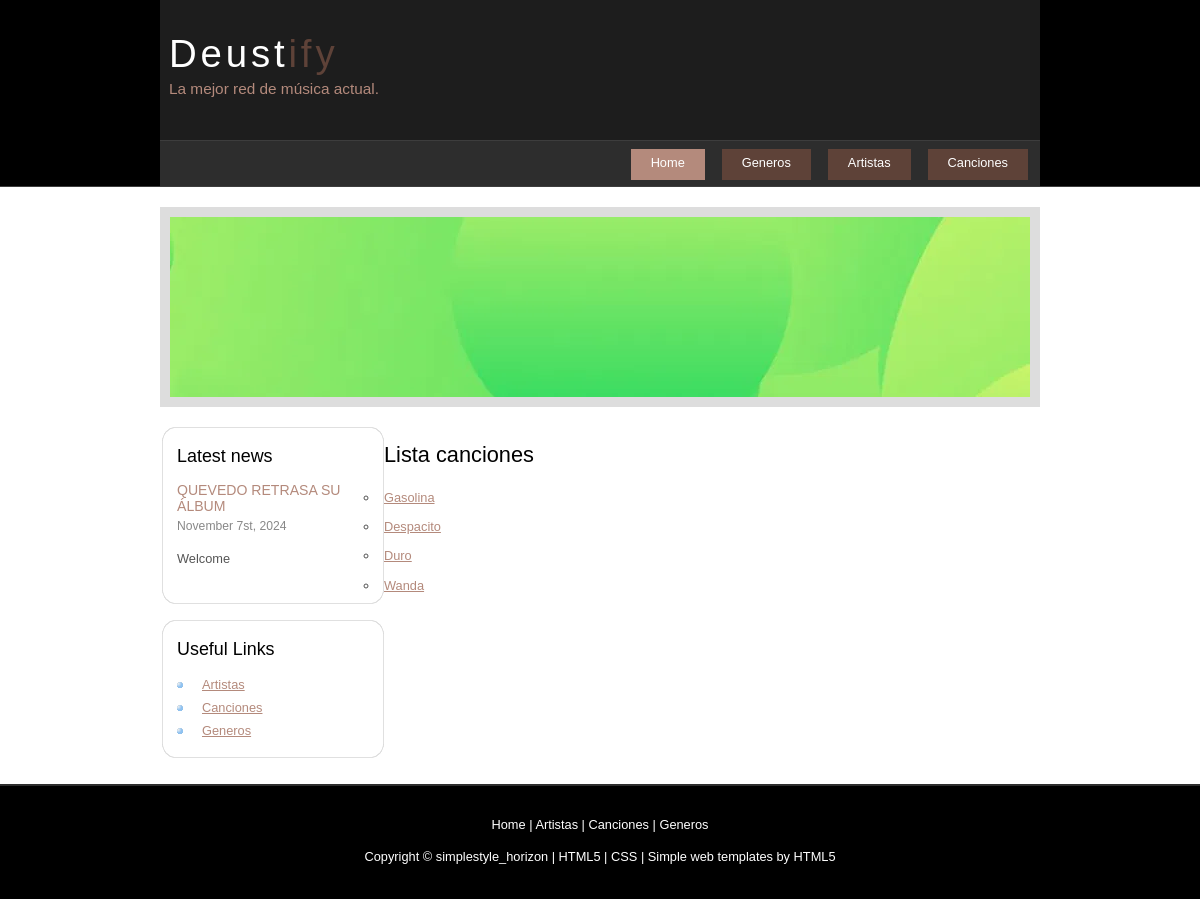
/es/spotyWebApp/canciones, run on an earlier commit of the app's database.
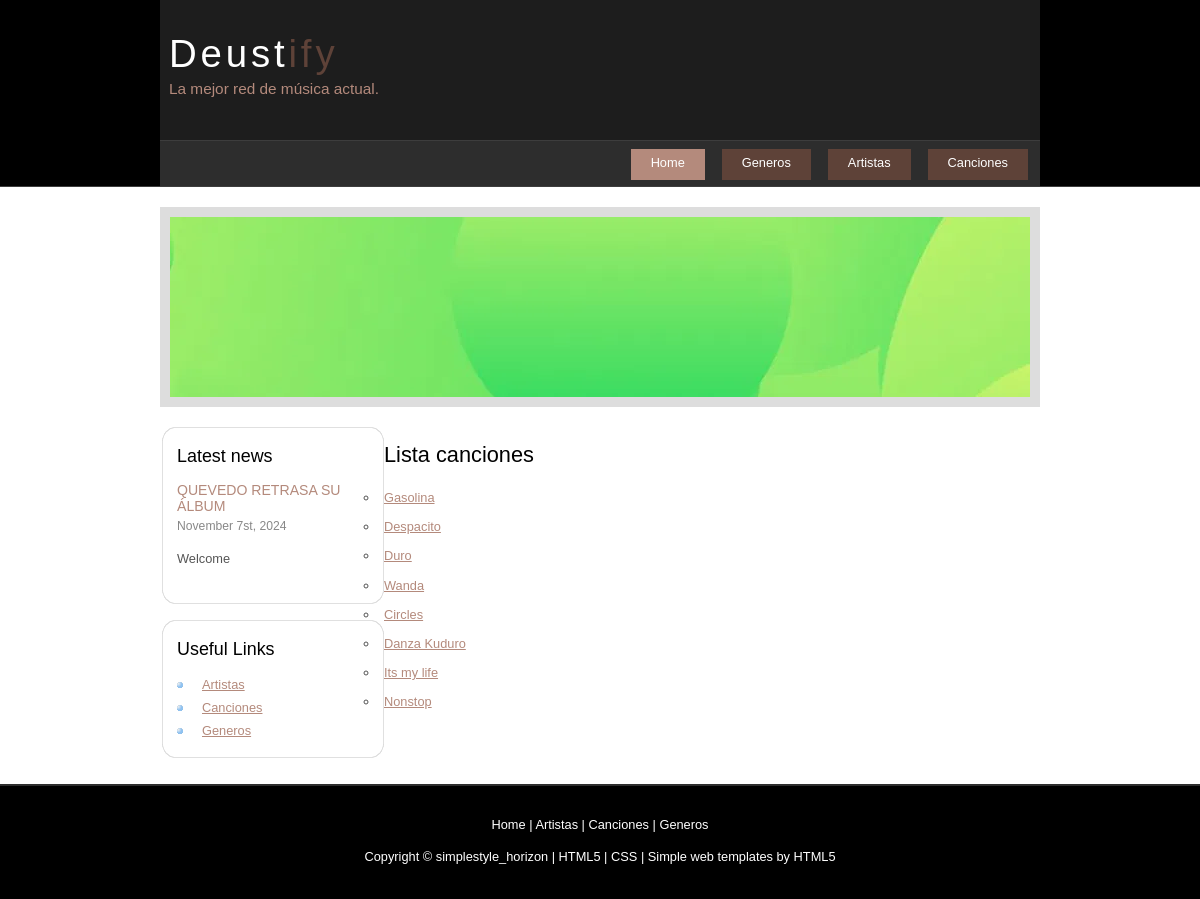
And on a later commit of the database.
### spotyWebApp/models.py (models this page shows, shortened)
class Cancion(models.Model):
    nombre = models.CharField(max_length=25)
    fechaLanzamiento = models.DateField()
    artista = models.ForeignKey(Artista, related_name="canciones", on_delete=models.CASCADE)
    imagen_url = models.URLField(blank=True, null=True) #<img src = "{{cancion.img_url}}" alt = "Imagen">

### spotyWebApp/views.py (the view)
# urls.py: path('canciones',ListaCancionesView.as_view(), name= 'listaCanciones'),
class ListaCancionesView(ListView):
    model = Cancion
    template_name = 'listaCancion.html'
    context_object_name = 'canciones'

### spotyWebApp/templates/listaCancion.html
{%extends 'base.html'%}
{%block contenido%}
        <h1>Lista canciones</h1>
        <ul>
        {% for cancion in canciones %}
            <li>
                <a href="{% url 'detalleCancion' cancion.id %}">
                    {{ cancion.nombre }}
                </a>
            </li>
        {% empty %}
            <li>No hay canciones.</li>
        {% endfor %}
        </ul>
{%endblock%}

### spotyWebApp/templates/base.html (shortened to what this page needs)
{%load static%}
{% load i18n %}
<!DOCTYPE HTML>
<html>
<head>
  <link rel="stylesheet" type="text/css" href="{%static 'style/style.css'%}" />
</head>
<body>
  <div id="main">
    <div id="header">
      <div id="logo">
        <div id="logo_text">
          <h1><a href="{% url 'index'%}">Deust<span class="logo_colour">ify</span></a></h1>
          <h2>La mejor red de música actual.</h2>
        </div>
      </div>
      <div id="menubar">
        <ul id="menu">
          <li class="selected"><a href="{% url 'index'%}">Home</a></li>
          <li><a href="{% url 'listaGeneros'%}">Generos</a></li>
          <li><a href="{% url 'listaArtistas'%}">Artistas</a></li>
          <li><a href="{% url 'listaCanciones'%}">Canciones</a></li>
        </ul>
      </div>
    </div>
    <div id="site_content">
    <div id="banner"></div>
	  <div id="sidebar_container">
        <div class="sidebar">
          <div class="sidebar_top"></div>
          <div class="sidebar_item">
            <h3>{% trans "Ultimas noticias" %}</h3>
            <h4>Quevedo retrasa su álbum</h4>
            <h5>November 7st, 2024</h5>
            <p>{% trans "Bienvenido" %}<br /></p>
          </div>
          <div class="sidebar_base"></div>
        </div>
        <div class="sidebar">
          <div class="sidebar_top"></div>
          <div class="sidebar_item">
            <h3>Useful Links</h3>
            <ul>
              <li><a href="{% url 'listaArtistas'%}">Artistas</a></li>
              <li><a href="{% url 'listaCanciones'%}">Canciones</a></li>
              <li><a href="{% url 'listaGeneros'%}">Generos</a></li>
            </ul>
          </div>
          <div class="sidebar_base"></div>
        </div>
      </div>
      {%block contenido%}
      {%endblock%}
    </div>
    <div id="footer">
      <p><a href="{% url 'index'%}">Home</a> | <a href="{% url 'listaArtistas'%}">Artistas</a> | <a href="{% url 'listaCanciones'%}">Canciones</a> | <a href="{% url 'listaGeneros'%}">Generos</a></p>
      <p>Copyright &copy; simplestyle_horizon | <a href="http://validator.w3.org/check?uri=referer">HTML5</a> | <a href="http://jigsaw.w3.org/css-validator/check/referer">CSS</a> | <a href="http://www.html5webtemplates.co.uk">Simple web templates by HTML5</a></p>
    </div>
  </div>
</body>
</html>

### spotyWebApp/static/style/style.css (style rules this page uses)
html { height: 100%; }
* { margin: 0; padding: 0; }
body { font: normal .80em 'trebuchet ms', arial, sans-serif; background: #FFF; color: #555; }
p { padding: 0 0 20px 0; line-height: 1.7em; }
h1, h2, h3, h4, h5, h6 { color: #362C20; letter-spacing: 0em; padding: 0 0 5px 0; }
h1, h2, h3 { font: normal 170% 'century gothic', arial; margin: 0 0 15px 0; padding: 15px 0 5px 0; color: #000; }
h2 { font-size: 160%; padding: 9px 0 5px 0; color: #B48A7C; }
h3 { font-size: 140%; padding: 5px 0 0 0; }
h4, h6 { color: #B48A7C; padding: 0 0 5px 0; font: normal 110% arial; text-transform: uppercase; }
h5, h6 { color: #888; font: normal 95% arial; letter-spacing: normal; padding: 0 0 15px 0; }
a, a:hover { outline: none; text-decoration: underline; color: #B48A7C; }
ul { margin: 2px 0 22px 17px; }
ul li { list-style-type: circle; margin: 0 0 6px 0; padding: 0 0 4px 5px; line-height: 1.5em; }
#main, #logo, #menubar, #site_content, #footer { margin-left: auto; margin-right: auto; }
#header { background: #000; border-bottom: 1px solid #3d3d3d; height: 186px; }
#banner { background: transparent url(spotify.jpg) no-repeat; width: 860px; height: 180px; margin-bottom: 20px; border: 10px solid #DDD; }
#logo { width: 880px; position: relative; height: 140px; background: #1d1d1d; }
#logo #logo_text { position: absolute; top: 10px; left: 0; }
#logo h1, #logo h2 { font: normal 300% 'century gothic', arial, sans-serif; border-bottom: 0; text-transform: none; margin: 0 0 0 9px; }
#logo_text h1, #logo_text h1 a, #logo_text h1 a:hover { padding: 22px 0 0 0; color: #FFF; letter-spacing: 0.1em; text-decoration: none; }
#logo_text h1 a .logo_colour { color: #5E4238; }
#logo_text h2 { font-size: 120%; padding: 4px 0 0 0; color: #B48A7C; }
#menubar { width: 872px; height: 45px; padding-right: 8px; background: #2D2D2D; border-top: 1px solid #3D3D3D; }
ul#menu { float: right; margin: 0; }
ul#menu li { float: left; padding: 0 0 0 9px; list-style: none; margin: 8px 4px 0 4px; }
ul#menu li a { font: normal 100% 'trebuchet ms', sans-serif; display: block; float: left; height: 20px; padding: 6px 20px 5px 20px; text-align: center; color: #FFF; text-decoration: none; background: #5E4238; }
ul#menu li.selected a { height: 20px; padding: 6px 20px 5px 11px; }
ul#menu li.selected { margin: 8px 4px 0 13px; background: #B48A7C; }
ul#menu li.selected a, ul#menu li.selected a:hover { background: #B48A7C; color: #FFF; }
#site_content { width: 880px; overflow: hidden; margin: 20px auto 0 auto; padding: 0 0 10px 0; }
#sidebar_container { float: left; width: 224px; }
.sidebar_top { width: 222px; height: 14px; background: transparent url(side_top.png) no-repeat; }
.sidebar_base { width: 222px; height: 14px; background: url(side_base.png) no-repeat; }
.sidebar { float: right; width: 222px; padding: 0; margin: 0 0 16px 0; }
.sidebar_item { background: url(side_back.png) repeat-y; padding: 0 15px; width: 192px; }
.sidebar ul { margin: 0; }
#content ul li, .sidebar ul li { list-style-type: none; background: url(bullet.png) no-repeat; margin: 0 0 0 0; padding: 0 0 4px 25px; line-height: 1.5em; }
#footer { width: 100%; font-family: 'trebuchet ms', sans-serif; font-size: 100%; height: 80px; padding: 28px 0 5px 0; text-align: center; background: #000; border-top: 2px solid #2D2D2D; color: #FFF; }
#footer p { line-height: 1.7em; padding: 0 0 10px 0; }
#footer a { color: #FFF; text-decoration: none; }

What changed in the data, as far as the page shows it:
added Cancion: nombre "Circles"
added Cancion: nombre "Danza Kuduro"
added Cancion: nombre "Its my life"
added Cancion: nombre "Nonstop"
